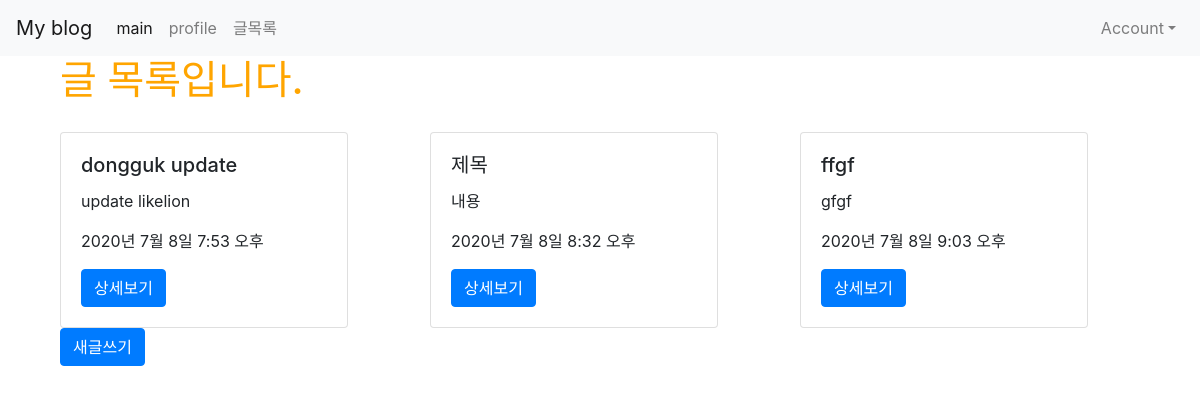
Before: /posts/ (signed in) with the older database file.
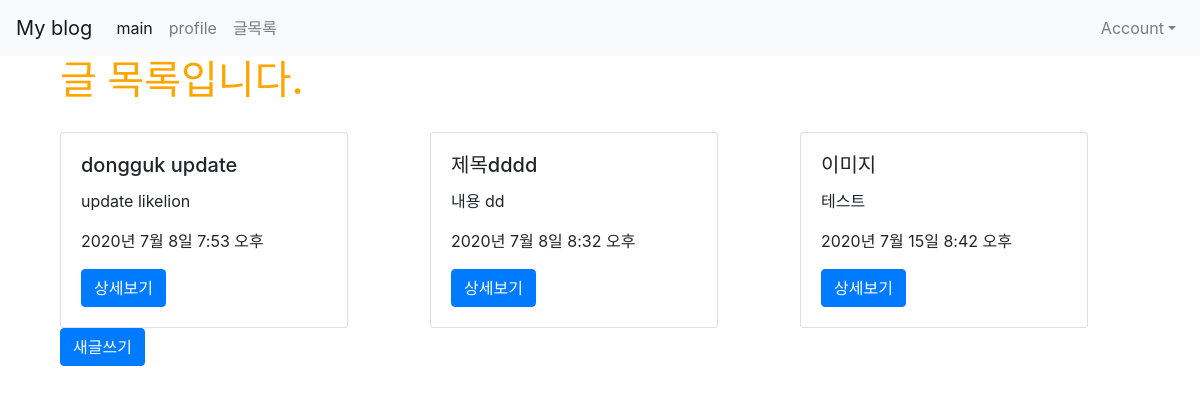
After: the same page with the newer database file.
### posts/models.py (models this page shows)
class Post(models.Model):# user:post=1:n 이므로 n쪽에 user 작성
    title = models.CharField(max_length=50, null=False)
    content = models.TextField()
    view_count = models.IntegerField(default=0)
    user=models.ForeignKey(User, on_delete=models.CASCADE, null=True)
    created_at = models.DateTimeField(auto_now_add=True)
    updated_at = models.DateTimeField(auto_now = True)
    image=models.ImageField(upload_to='images/', null=True)

### posts/views.py (the view)
# urls.py: path('', views.main, name="main"),
def main(request):
    posts = Post.objects.all()
    return render(request, 'posts/main.html', {'posts': posts})

### posts/templates/posts/main.html
{% extends 'base.html' %}
{% load static %}
{% block content %}
{% if user.is_authenticated %}
<div class="container">
    <h1>글 목록입니다.</h1>
    <div class="row">
        {% for post in posts %}
        <div class="col-md-4 col-12">
            <div class="card" style="width: 18rem; margin-top: 20px;">
                <div class="card-body">
                    <h5 class="card-title">{{ post.title }}</h5>
                    <p class="card-text">{{ post.content }}</p>
                    <p>{{ post.created_at }}</p>
                    <a href="{% url 'posts:show' post.pk %}" class="btn btn-primary">상세보기</a>
                </div>
            </div>
        </div>
        {% endfor %}
    </div>
    <a href="{% url 'posts:new' %}" class="btn btn-primary">새글쓰기</a>
</div>
{% else %}
    <h3>로그인 후 이용이 가능합니다.</h3>
    <a href="{% url 'account_login' %}" class="btn btn-warning">로그인</a>
    <a href="{% url 'account_signup' %}" class="btn btn-warning">회원가입</a>
{% endif %}
{% endblock %}

Changed rows visible on the page:
removed Post: title "ffgf", content "gfgf", created_at "2020년 7월 8일 9:03 오후"
changed Post "2020년 7월 8일 8:32 오후": title "제목" → "제목dddd"; content "내용" → "내용 dd"
added Post: title "이미지", content "테스트", created_at "2020년 7월 15일 8:42 오후"
